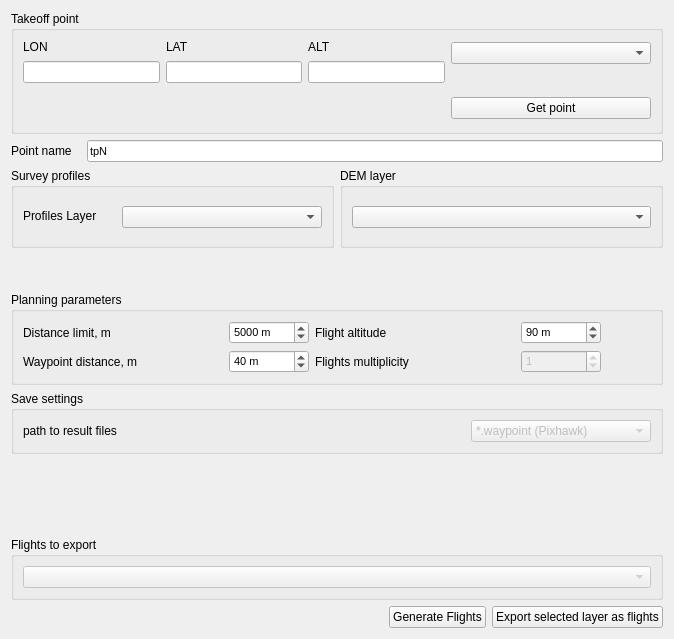
<?xml version="1.0" encoding="UTF-8"?>
<ui version="4.0">
 <class>FlightPlan_form</class>
 <widget class="QWidget" name="FlightPlan_form">
  <property name="geometry">
   <rect>
    <x>0</x>
    <y>0</y>
    <width>674</width>
    <height>639</height>
   </rect>
  </property>
  <property name="minimumSize">
   <size>
    <width>600</width>
    <height>0</height>
   </size>
  </property>
  <property name="windowTitle">
   <string>Form</string>
  </property>
  <layout class="QVBoxLayout" name="verticalLayout_5">
   <item>
    <widget class="QGroupBox" name="groupBox">
     <property name="sizePolicy">
      <sizepolicy hsizetype="Expanding" vsizetype="Maximum">
       <horstretch>0</horstretch>
       <verstretch>0</verstretch>
      </sizepolicy>
     </property>
     <property name="title">
      <string>Takeoff point</string>
     </property>
     <layout class="QHBoxLayout" name="horizontalLayout">
      <item>
       <layout class="QGridLayout" name="gridLayout">
        <item row="1" column="2">
         <widget class="QLineEdit" name="lineEdit_alt">
          <property name="minimumSize">
           <size>
            <width>0</width>
            <height>22</height>
           </size>
          </property>
          <property name="maximumSize">
           <size>
            <width>16777215</width>
            <height>20</height>
           </size>
          </property>
          <property name="font">
           <font>
            <pointsize>8</pointsize>
           </font>
          </property>
          <property name="inputMask">
           <string/>
          </property>
         </widget>
        </item>
        <item row="1" column="0">
         <widget class="QLineEdit" name="lineEdit_lon">
          <property name="minimumSize">
           <size>
            <width>0</width>
            <height>22</height>
           </size>
          </property>
          <property name="maximumSize">
           <size>
            <width>16777215</width>
            <height>20</height>
           </size>
          </property>
          <property name="font">
           <font>
            <pointsize>8</pointsize>
           </font>
          </property>
          <property name="inputMask">
           <string/>
          </property>
         </widget>
        </item>
        <item row="0" column="2">
         <widget class="QLabel" name="label_3">
          <property name="text">
           <string>ALT</string>
          </property>
         </widget>
        </item>
        <item row="0" column="1">
         <widget class="QLabel" name="label_2">
          <property name="maximumSize">
           <size>
            <width>16777215</width>
            <height>80</height>
           </size>
          </property>
          <property name="text">
           <string>LAT</string>
          </property>
         </widget>
        </item>
        <item row="1" column="1">
         <widget class="QLineEdit" name="lineEdit_lat">
          <property name="minimumSize">
           <size>
            <width>0</width>
            <height>22</height>
           </size>
          </property>
          <property name="maximumSize">
           <size>
            <width>16777215</width>
            <height>20</height>
           </size>
          </property>
          <property name="font">
           <font>
            <pointsize>8</pointsize>
           </font>
          </property>
          <property name="inputMask">
           <string/>
          </property>
         </widget>
        </item>
        <item row="0" column="0">
         <widget class="QLabel" name="label">
          <property name="maximumSize">
           <size>
            <width>16777215</width>
            <height>80</height>
           </size>
          </property>
          <property name="text">
           <string>LON</string>
          </property>
         </widget>
        </item>
        <item row="2" column="1">
         <spacer name="verticalSpacer_2">
          <property name="orientation">
           <enum>Qt::Vertical</enum>
          </property>
          <property name="sizeHint" stdset="0">
           <size>
            <width>20</width>
            <height>40</height>
           </size>
          </property>
         </spacer>
        </item>
       </layout>
      </item>
      <item>
       <layout class="QVBoxLayout" name="verticalLayout">
        <property name="spacing">
         <number>5</number>
        </property>
        <item>
         <widget class="QgsMapLayerComboBox" name="takeoff_point_layer_ComboBox">
          <property name="minimumSize">
           <size>
            <width>200</width>
            <height>22</height>
           </size>
          </property>
          <property name="maximumSize">
           <size>
            <width>200</width>
            <height>20</height>
           </size>
          </property>
          <property name="font">
           <font>
            <pointsize>8</pointsize>
           </font>
          </property>
         </widget>
        </item>
        <item>
         <widget class="QgsFeaturePickerWidget" name="takeoff_point_ComboBox">
          <property name="minimumSize">
           <size>
            <width>0</width>
            <height>22</height>
           </size>
          </property>
          <property name="maximumSize">
           <size>
            <width>16777215</width>
            <height>20</height>
           </size>
          </property>
          <property name="font">
           <font>
            <pointsize>8</pointsize>
           </font>
          </property>
         </widget>
        </item>
        <item>
         <widget class="QPushButton" name="pushButton_get_to_point">
          <property name="text">
           <string>Get point</string>
          </property>
         </widget>
        </item>
       </layout>
      </item>
     </layout>
    </widget>
   </item>
   <item>
    <layout class="QHBoxLayout" name="horizontalLayout_6">
     <item>
      <widget class="QLabel" name="label_10">
       <property name="minimumSize">
        <size>
         <width>70</width>
         <height>0</height>
        </size>
       </property>
       <property name="text">
        <string>Point name</string>
       </property>
      </widget>
     </item>
     <item>
      <widget class="QLineEdit" name="lineEdit">
       <property name="minimumSize">
        <size>
         <width>0</width>
         <height>22</height>
        </size>
       </property>
       <property name="font">
        <font>
         <pointsize>8</pointsize>
        </font>
       </property>
       <property name="text">
        <string>tpN</string>
       </property>
      </widget>
     </item>
    </layout>
   </item>
   <item>
    <layout class="QHBoxLayout" name="horizontalLayout_3">
     <item>
      <widget class="QGroupBox" name="groupBox_2">
       <property name="minimumSize">
        <size>
         <width>0</width>
         <height>80</height>
        </size>
       </property>
       <property name="title">
        <string>Survey profiles</string>
       </property>
       <layout class="QVBoxLayout" name="verticalLayout_2">
        <item>
         <layout class="QHBoxLayout" name="horizontalLayout_2">
          <item>
           <widget class="QLabel" name="label_4">
            <property name="minimumSize">
             <size>
              <width>90</width>
              <height>20</height>
             </size>
            </property>
            <property name="maximumSize">
             <size>
              <width>16777215</width>
              <height>20</height>
             </size>
            </property>
            <property name="text">
             <string>Profiles Layer</string>
            </property>
           </widget>
          </item>
          <item>
           <widget class="QgsMapLayerComboBox" name="profiles_mMapLayerComboBox">
            <property name="minimumSize">
             <size>
              <width>200</width>
              <height>22</height>
             </size>
            </property>
            <property name="maximumSize">
             <size>
              <width>16777215</width>
              <height>20</height>
             </size>
            </property>
            <property name="font">
             <font>
              <pointsize>8</pointsize>
             </font>
            </property>
           </widget>
          </item>
         </layout>
        </item>
       </layout>
      </widget>
     </item>
     <item>
      <widget class="QGroupBox" name="groupBox_4">
       <property name="title">
        <string>DEM layer</string>
       </property>
       <layout class="QVBoxLayout" name="verticalLayout_3">
        <item>
         <widget class="QgsMapLayerComboBox" name="DEM_mMapLayerComboBox">
          <property name="minimumSize">
           <size>
            <width>200</width>
            <height>22</height>
           </size>
          </property>
          <property name="maximumSize">
           <size>
            <width>16777215</width>
            <height>20</height>
           </size>
          </property>
          <property name="font">
           <font>
            <pointsize>8</pointsize>
           </font>
          </property>
         </widget>
        </item>
       </layout>
      </widget>
     </item>
    </layout>
   </item>
   <item>
    <layout class="QHBoxLayout" name="horizontalLayout_5">
     <item>
      <widget class="QLabel" name="warning_icon_label">
       <property name="sizePolicy">
        <sizepolicy hsizetype="Fixed" vsizetype="Fixed">
         <horstretch>0</horstretch>
         <verstretch>0</verstretch>
        </sizepolicy>
       </property>
       <property name="minimumSize">
        <size>
         <width>32</width>
         <height>32</height>
        </size>
       </property>
       <property name="maximumSize">
        <size>
         <width>32</width>
         <height>32</height>
        </size>
       </property>
       <property name="text">
        <string/>
       </property>
      </widget>
     </item>
     <item>
      <widget class="QLabel" name="warning_text_label">
       <property name="minimumSize">
        <size>
         <width>200</width>
         <height>32</height>
        </size>
       </property>
       <property name="maximumSize">
        <size>
         <width>16777215</width>
         <height>32</height>
        </size>
       </property>
       <property name="text">
        <string/>
       </property>
      </widget>
     </item>
    </layout>
   </item>
   <item>
    <widget class="QGroupBox" name="groupBox_3">
     <property name="minimumSize">
      <size>
       <width>200</width>
       <height>0</height>
      </size>
     </property>
     <property name="title">
      <string>Planning parameters</string>
     </property>
     <layout class="QGridLayout" name="gridLayout_2">
      <item row="0" column="3">
       <widget class="QSpinBox" name="flight_alt_spinBox">
        <property name="minimumSize">
         <size>
          <width>80</width>
          <height>22</height>
         </size>
        </property>
        <property name="font">
         <font>
          <pointsize>8</pointsize>
         </font>
        </property>
        <property name="suffix">
         <string> m</string>
        </property>
        <property name="maximum">
         <number>999999</number>
        </property>
        <property name="value">
         <number>90</number>
        </property>
       </widget>
      </item>
      <item row="1" column="1">
       <widget class="QSpinBox" name="waypoint_dist_spinBox">
        <property name="minimumSize">
         <size>
          <width>80</width>
          <height>22</height>
         </size>
        </property>
        <property name="font">
         <font>
          <pointsize>8</pointsize>
         </font>
        </property>
        <property name="suffix">
         <string> m</string>
        </property>
        <property name="maximum">
         <number>999999</number>
        </property>
        <property name="value">
         <number>40</number>
        </property>
       </widget>
      </item>
      <item row="0" column="2">
       <widget class="QLabel" name="label_14">
        <property name="minimumSize">
         <size>
          <width>200</width>
          <height>0</height>
         </size>
        </property>
        <property name="text">
         <string>Flight altitude</string>
        </property>
       </widget>
      </item>
      <item row="1" column="0">
       <widget class="QLabel" name="label_9">
        <property name="minimumSize">
         <size>
          <width>200</width>
          <height>0</height>
         </size>
        </property>
        <property name="text">
         <string>Waypoint distance, m</string>
        </property>
       </widget>
      </item>
      <item row="0" column="0">
       <widget class="QLabel" name="label_5">
        <property name="minimumSize">
         <size>
          <width>200</width>
          <height>0</height>
         </size>
        </property>
        <property name="maximumSize">
         <size>
          <width>140</width>
          <height>16777215</height>
         </size>
        </property>
        <property name="text">
         <string>Distance limit, m</string>
        </property>
       </widget>
      </item>
      <item row="0" column="1">
       <widget class="QSpinBox" name="survey_dist_spinBox">
        <property name="minimumSize">
         <size>
          <width>80</width>
          <height>22</height>
         </size>
        </property>
        <property name="font">
         <font>
          <pointsize>8</pointsize>
         </font>
        </property>
        <property name="suffix">
         <string> m</string>
        </property>
        <property name="maximum">
         <number>999999</number>
        </property>
        <property name="value">
         <number>5000</number>
        </property>
       </widget>
      </item>
      <item row="1" column="2">
       <widget class="QLabel" name="label_6">
        <property name="minimumSize">
         <size>
          <width>200</width>
          <height>0</height>
         </size>
        </property>
        <property name="text">
         <string>Flights multiplicity</string>
        </property>
       </widget>
      </item>
      <item row="1" column="3">
       <widget class="QSpinBox" name="flights_mult_spinBox">
        <property name="enabled">
         <bool>false</bool>
        </property>
        <property name="minimumSize">
         <size>
          <width>80</width>
          <height>22</height>
         </size>
        </property>
        <property name="font">
         <font>
          <pointsize>8</pointsize>
         </font>
        </property>
        <property name="value">
         <number>1</number>
        </property>
       </widget>
      </item>
      <item row="0" column="4">
       <spacer name="horizontalSpacer_2">
        <property name="orientation">
         <enum>Qt::Horizontal</enum>
        </property>
        <property name="sizeHint" stdset="0">
         <size>
          <width>40</width>
          <height>20</height>
         </size>
        </property>
       </spacer>
      </item>
     </layout>
    </widget>
   </item>
   <item>
    <widget class="QGroupBox" name="groupBox_5">
     <property name="title">
      <string>Save settings</string>
     </property>
     <layout class="QVBoxLayout" name="verticalLayout_4">
      <item>
       <layout class="QHBoxLayout" name="horizontalLayout_7">
        <item>
         <widget class="QLabel" name="label_11">
          <property name="text">
           <string>path to result files</string>
          </property>
         </widget>
        </item>
        <item>
         <widget class="QgsFileWidget" name="save_file_mQgsFileWidget">
          <property name="enabled">
           <bool>false</bool>
          </property>
          <property name="sizePolicy">
           <sizepolicy hsizetype="Expanding" vsizetype="Preferred">
            <horstretch>0</horstretch>
            <verstretch>0</verstretch>
           </sizepolicy>
          </property>
         </widget>
        </item>
        <item>
         <widget class="QComboBox" name="comboBox">
          <property name="enabled">
           <bool>false</bool>
          </property>
          <property name="minimumSize">
           <size>
            <width>180</width>
            <height>0</height>
           </size>
          </property>
          <property name="maximumSize">
           <size>
            <width>180</width>
            <height>16777215</height>
           </size>
          </property>
          <item>
           <property name="text">
            <string>*.waypoint (Pixhawk)</string>
           </property>
          </item>
         </widget>
        </item>
       </layout>
      </item>
     </layout>
    </widget>
   </item>
   <item>
    <spacer name="verticalSpacer">
     <property name="orientation">
      <enum>Qt::Vertical</enum>
     </property>
     <property name="sizeHint" stdset="0">
      <size>
       <width>20</width>
       <height>40</height>
      </size>
     </property>
    </spacer>
   </item>
   <item>
    <widget class="QGroupBox" name="groupBox_6">
     <property name="title">
      <string>Flights to export</string>
     </property>
     <layout class="QHBoxLayout" name="horizontalLayout_4">
      <item>
       <widget class="QgsMapLayerComboBox" name="mMapLayerComboBox_Flights">
        <property name="enabled">
         <bool>false</bool>
        </property>
       </widget>
      </item>
     </layout>
    </widget>
   </item>
   <item>
    <layout class="QHBoxLayout" name="horizontalLayout_8">
     <item>
      <spacer name="horizontalSpacer">
       <property name="orientation">
        <enum>Qt::Horizontal</enum>
       </property>
       <property name="sizeHint" stdset="0">
        <size>
         <width>40</width>
         <height>20</height>
        </size>
       </property>
      </spacer>
     </item>
     <item>
      <widget class="QPushButton" name="pushButton_generate_profiles">
       <property name="enabled">
        <bool>true</bool>
       </property>
       <property name="text">
        <string>Generate Flights</string>
       </property>
      </widget>
     </item>
     <item>
      <widget class="QPushButton" name="pushButton_export">
       <property name="enabled">
        <bool>true</bool>
       </property>
       <property name="text">
        <string>Export selected layer as flights</string>
       </property>
      </widget>
     </item>
    </layout>
   </item>
  </layout>
 </widget>
 <customwidgets>
  <customwidget>
   <class>QgsFeaturePickerWidget</class>
   <extends>QWidget</extends>
   <header>qgsfeaturepickerwidget.h</header>
  </customwidget>
  <customwidget>
   <class>QgsFileWidget</class>
   <extends>QWidget</extends>
   <header>qgsfilewidget.h</header>
  </customwidget>
  <customwidget>
   <class>QgsMapLayerComboBox</class>
   <extends>QComboBox</extends>
   <header>qgsmaplayercombobox.h</header>
  </customwidget>
 </customwidgets>
 <resources/>
 <connections/>
</ui>
